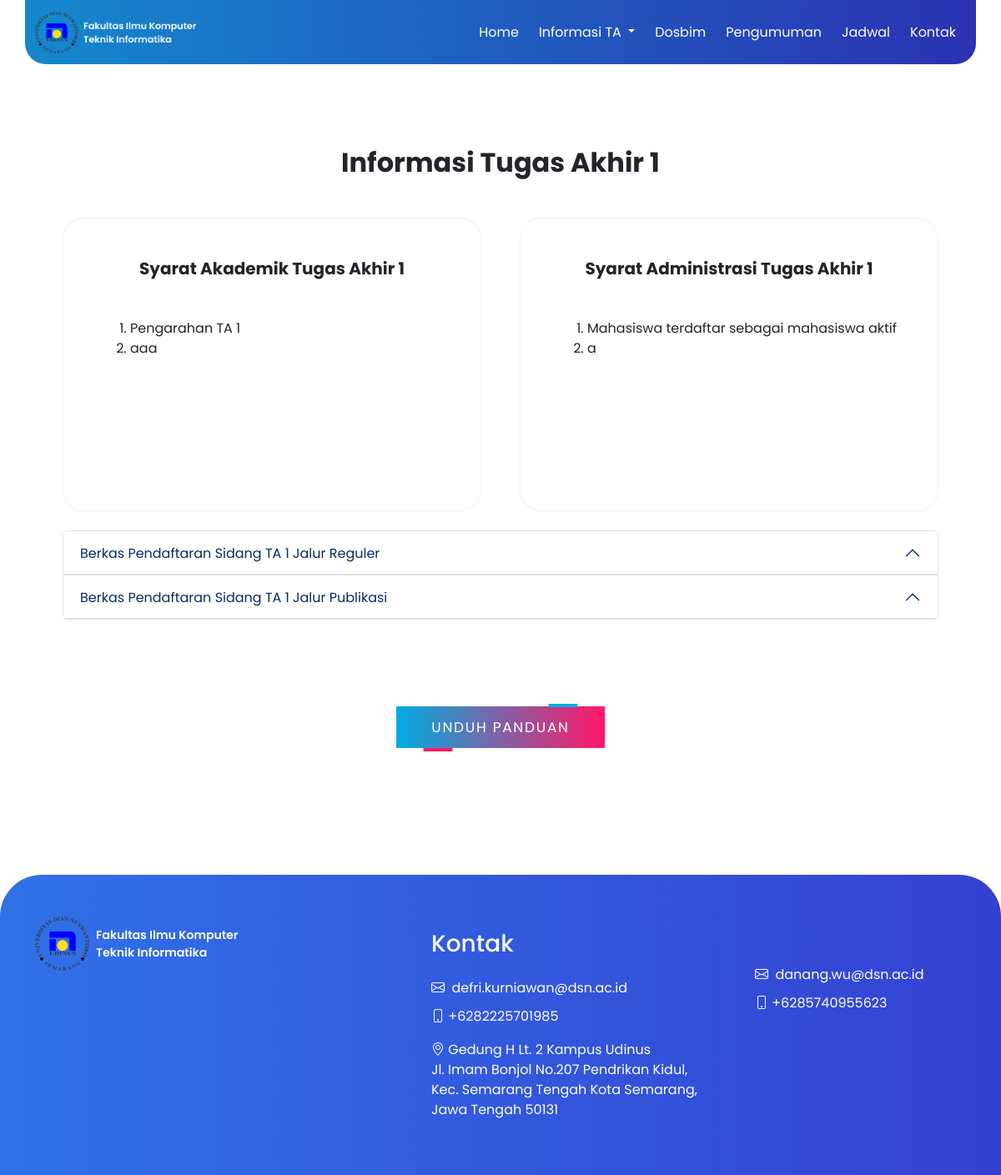
Page /index.php/dashboard/info_ta1 on the earlier database version.
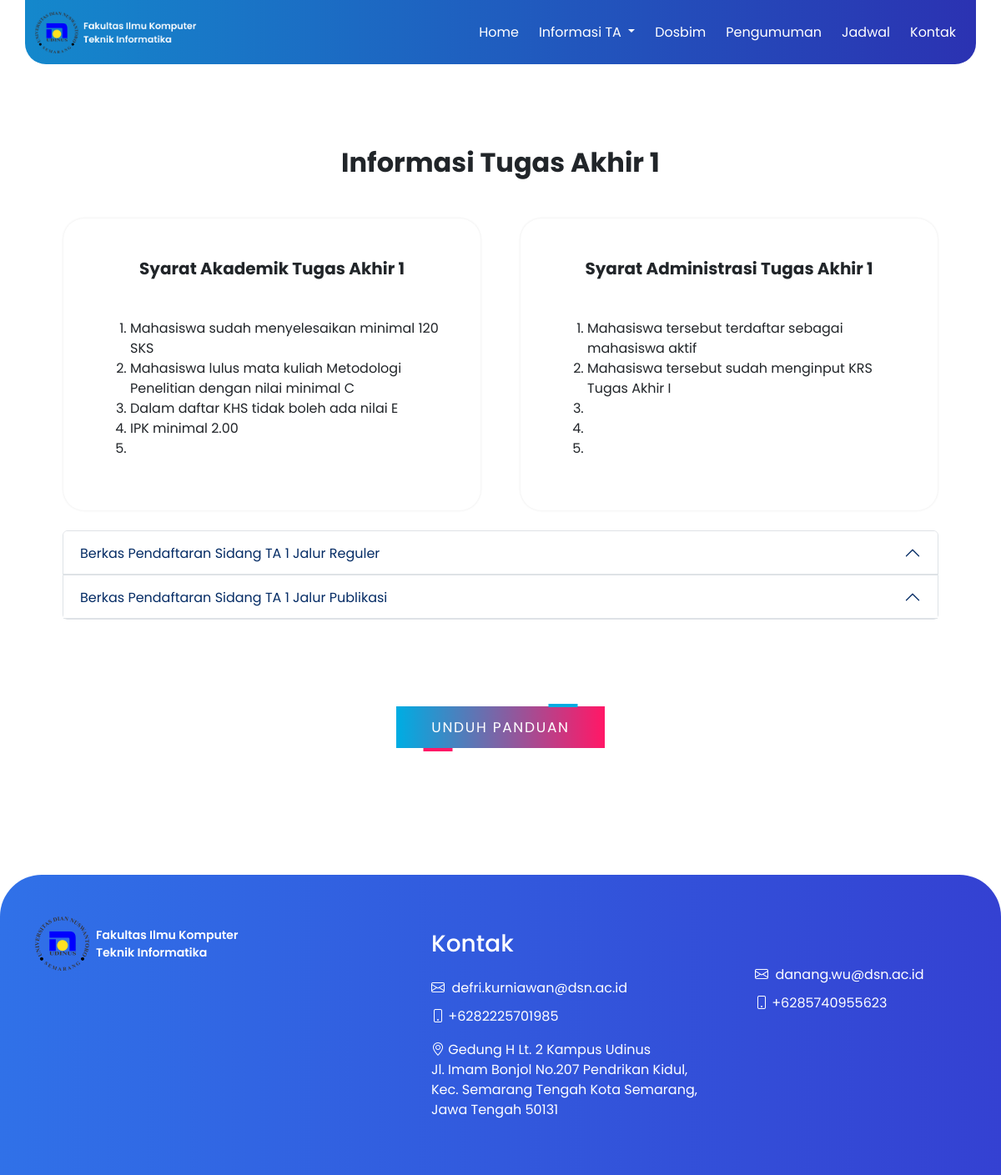
Same page on the later database version.
### tables this page shows
CREATE TABLE `tb_informasi_ta1` (
  `id` int(11) NOT NULL,
  `prosedur_ta1` text NOT NULL,
  `syarat_admin_ta1` text NOT NULL,
  `syarat_akademik_ta1` text NOT NULL,
  `syarat_sidang_ta1` text NOT NULL
);

### application/controllers/Dashboard.php (called while the page is built, shortened)
<?php
class Dashboard extends CI_Controller
{
    public function info_ta1()
    {
        $data['info_ta1'] = $this->model_informasi->getInfoTA1();
        $this->load->view('layout/front-header');
        $this->load->view('layout/front-navbar');
        $this->load->view('front-end/info_ta1', $data);
        $this->load->view('layout/front-footer');
    }
}

### index.php (called while the page is built, shortened)
<?php
require_once BASEPATH.'core/CodeIgniter.php';

### application/models/model_informasi.php (called while the page is built, shortened)
<?php
class model_informasi extends CI_Model
{
    public function getInfoTA1()
    {
        $query = $this->db->get('tb_informasi_ta1');
        return $query->result_array();
    }
}

### application/views/front-end/info_ta1.php (the view, shortened to what this page needs)
<section class="bg-white py-5" style="margin-top: 104px; margin-bottom: 8px;">
    <div class="container px-5 ">
        <div class="row ">
            <div class="col-lg-12 ">
                <div class="text-center mb-5 mt-4">
                    <h2 class="display-7 fw-bolder mb-5 "><span class="text-gradient d-inline ">Informasi Tugas
                            Akhir 1</span></h2>
                </div>
            </div>
        </div>
    </div>
    <div class="row d-flex justify-content-center">
        <div class="col-lg-6 mx-4" style="width: 500px; height: 350px; border-radius: 25px; box-shadow: 0 0 3px rgba(0, 0, 0, 0.1);">
            <div class="text-center mt-5 mb-5">
                <h5 class="display-7 fw-bolder mb-3 "><span class=" d-inline ">Syarat Akademik Tugas Akhir 1</span></h5>
            </div>
            <div class="row">
                <div class="col-lg-12 px-5">
                    <ol>
                        <?php foreach ($info_ta1 as $info) : ?>
                            <li>
                                <?php echo $info['prosedur_ta1']; ?>
                            </li>
                        <?php endforeach; ?>
                    </ol>
                </div>
            </div>
        </div>
        <div class="col-lg-6 mx-4" style="width: 500px; height: 350px; border-radius: 25px; box-shadow: 0 0 3px rgba(0, 0, 0, 0.1);">
            <div class="text-center mt-5 mb-5">
                <h5 class="display-7 fw-bolder mb-3 "><span class=" d-inline ">Syarat Administrasi Tugas Akhir 1</span>
                </h5>
            </div>
            <div class="row">
                <div class="col-lg-12 px-5">
                    <ol>
                        <?php foreach ($info_ta1 as $info) : ?>
                            <li>
                                <?php echo $info['syarat_admin_ta1']; ?>
                            </li>
                        <?php endforeach; ?>
                    </ol>
                </div>
            </div>
        </div>
    </div>
    <div class="d-flex justify-content-center mt-4">
        <div class="accordion" id="accordionExample" style="width: 1050px;">
            <div class="accordion-item">
                <h2 class="accordion-header" id="headingOne">
                    <button class="accordion-button bg-white" type="button" data-bs-toggle="collapse" data-bs-target="#collapseOne" aria-expanded="true" aria-controls="collapseOne">
                        Berkas Pendaftaran Sidang TA 1 Jalur Reguler
                    </button>
                </h2>
            </div>
            <div class="accordion-item">
                <h2 class="accordion-header" id="headingTwo">
                    <button class="accordion-button bg-white" type="button" data-bs-toggle="collapse" data-bs-target="#collapseTwo" aria-expanded="false" aria-controls="collapseTwo">
                        Berkas Pendaftaran Sidang TA 1 Jalur Publikasi
                    </button>
                </h2>
            </div>
        </div>
    </div>
</section>
<section class="bg-white py-5" style="margin-top: 8px; margin-bottom: 104px;">
    <div class="container px-5">
        <div class="row d-flex justify-content-center">
            <button class="btn-2" style="width: 250px; height: 50px;" onclick="unduhPDF()">
                <span>Unduh Panduan</span><i></i>
            </button>
        </div>
    </div>
</section>

### application/views/layout/front-header.php (shortened to what this page needs)
<!doctype html>
<html lang="en">
<head>
    <link rel="stylesheet" href="https://unpkg.com/aos@next/dist/aos.css" />
    <link href="https://cdn.jsdelivr.net/npm/bootstrap-icons@1.10.5/font/bootstrap-icons.css" rel="stylesheet" />
    <link rel="stylesheet" href="https://unpkg.com/swiper/css/swiper.css">
    <link rel="stylesheet" href="https://unpkg.com/swiper/css/swiper.min.css">
    <link rel="stylesheet" href="<?php echo base_url() ?>assets/front-end/assets/css/bootstrap.min.css">
    <link rel="stylesheet" href="<?php echo base_url() ?>assets/front-end/assets/style/style.css">
    <link rel="stylesheet" href="<?php echo base_url() ?>assets/front-end/assets/style/responsive.css">
    <link rel="stylesheet" href="<?php echo base_url() ?>assets/front-end/assets/style/lightbox.css">
    <link rel="stylesheet" href="https://cdnjs.cloudflare.com/ajax/libs/font-awesome/5.15.4/css/all.min.css">
    <link rel="stylesheet" href="https://cdnjs.cloudflare.com/ajax/libs/twitter-bootstrap/5.3.0/css/bootstrap.min.css
    ">
    <link rel="stylesheet" href="https://cdn.datatables.net/1.13.5/css/dataTables.bootstrap5.min.css">
</head>
<body>

### application/views/layout/front-navbar.php (shortened to what this page needs)
<body>
    <header>
        <div class="navbar-area">
            <div class="container"
                style="background: linear-gradient(to right, #1488cc, #2b32b2); border-radius: 0 0 25px 25px;">
                <div class="row">
                    <div class="col-lg-12">
                        <nav class="navbar navbar-expand-lg" id="navbar">
                            <a class="navbar-brand" href="<?php echo base_url('dashboard') ?>">
                                <img src="<?php echo base_url() ?>assets/front-end/assets/images/lgo.png" alt="logo"
                                    width="200" height="50" class="d-inline-block align-text-top">
                            </a>
                            <div class="collapse navbar-collapse" id="navbarSupportedContent">
                                <ul class="navbar-nav ms-auto mb-2 mb-lg-0 small fw-bolder">
                                    <li class="nav-item mx-1"><a class="nav-link"
                                            href="<?php echo base_url('dashboard') ?>">Home</a></li>
                                    <li class="nav-item dropdown mx-1">
                                        <a class="nav-link dropdown-toggle" href="#" id="informasiDropdown"
                                            role="button" data-bs-toggle="dropdown" aria-haspopup="true"
                                            aria-expanded="false">
                                            Informasi TA
                                        </a>
                                    </li>
                                    <li class="nav-item mx-1"><a class="nav-link"
                                            href="<?php echo base_url('dashboard/dosbim') ?>">Dosbim</a>
                                    </li>
                                    <li class="nav-item mx-1"><a class="nav-link"
                                            href="<?php echo base_url('dashboard/pengumuman') ?>">Pengumuman</a>
                                    </li>
                                    <li class="nav-item mx-1"><a class="nav-link"
                                            href="<?php echo base_url('dashboard/jadwal') ?>">Jadwal</a></li>
                                    <li class="nav-item mx-1"><a class="nav-link"
                                            href="<?php echo base_url('dashboard/kontak') ?>">Kontak</a></li>
                                </ul>
                            </div>
                        </nav>
                    </div>
                </div>
            </div>
        </div>

### application/views/layout/front-footer.php (shortened to what this page needs)
<footer class="footer mt-5">
    <div class="container">
        <div class="row">
            <div class="col-md-5">
                <img class="img-f" src="<?php echo base_url() ?>assets/front-end/assets/images/lgo.png" alt="...">
            </div>
            <div class="col-md-7 mt-sm-3">
                <h3 class=" txt-footer">Kontak</h3>
                <div class="row">
                    <div class="col-md-12">
                        <div class="row">
                            <div class="col-md-7 mt-sm-3">
                                <ul class="list-unstyled txt-footer">
                                    <li><a href="mailto:defri.kurniawan@dsn.ac.id"
                                            class="text-white text-decoration-none"><i class="bi bi-envelope"></i>&nbsp
                                            defri.kurniawan@dsn.ac.id</a>
                                    </li>
                                    <li><i class="bi bi-phone"></i> +6282225701985 </li>
                                </ul>
                            </div>
                            <div class="col-md-5 col-foot">
                                <ul class="list-unstyled txt-footer">
                                    <li><a href="mailto:danang.wu@dsn.ac.id" class="text-white text-decoration-none"><i
                                                class="bi bi-envelope"></i>&nbsp danang.wu@dsn.ac.id</li>
                                    <a><i class="bi bi-phone"></i> +6285740955623</a></li>
                                </ul>
                            </div>
                        </div>
                    </div>
                    <div class="col-md-12">
                        <ul class="list-unstyled txt-footer">
                            <li><i class="bi bi-geo-alt" style="text-align: justify;"></i> Gedung H Lt. 2 Kampus
                                Udinus <br>Jl. Imam Bonjol No.207 Pendrikan Kidul,<br> Kec. Semarang Tengah Kota
                                Semarang,<br> Jawa Tengah 50131</li>
                        </ul>
                    </div>
                </div>
            </div>
        </div>
    </div>
</footer>
</body>
</html>

Differences in the rows shown:
removed tb_informasi_ta1: prosedur_ta1 "Pengarahan TA 1", syarat_admin_ta1 "Mahasiswa terdaftar sebagai mahasiswa aktif"
removed tb_informasi_ta1: prosedur_ta1 "aaa", syarat_admin_ta1 "a"
added tb_informasi_ta1: prosedur_ta1 "Mahasiswa sudah menyelesaikan minimal 120 SKS", syarat_admin_ta1 "Mahasiswa tersebut terdaftar sebagai mahasiswa aktif"
added tb_informasi_ta1: prosedur_ta1 "Mahasiswa lulus mata kuliah Metodologi Penelitian dengan nilai minimal C", syarat_admin_ta1 "Mahasiswa tersebut sudah menginput KRS Tugas Akhir I"
added tb_informasi_ta1: prosedur_ta1 "Dalam daftar KHS tidak boleh ada nilai E"
added tb_informasi_ta1: prosedur_ta1 "IPK minimal 2.00"
